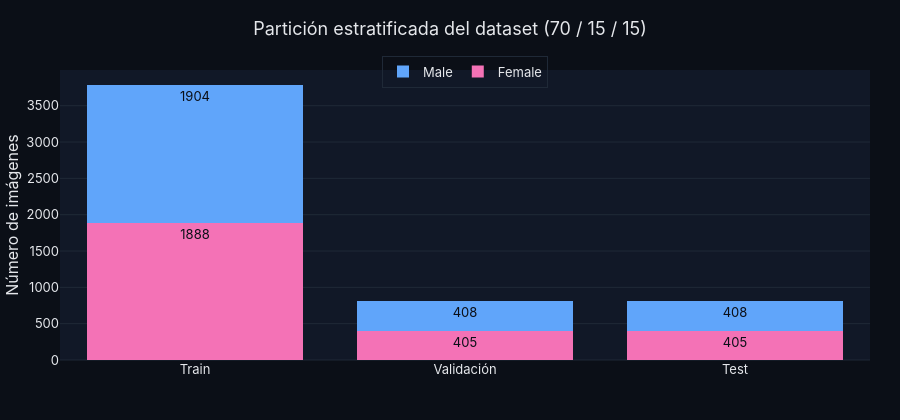

The notebook cell saved with this chart:
### Code cell
split_df = pd.DataFrame({
    "Conjunto": ["Train", "Validación", "Test"],
    "Male":   [int(y_train.sum()), int(y_val.sum()), int(y_test.sum())],
    "Female": [int((1-y_train).sum()), int((1-y_val).sum()), int((1-y_test).sum())],
})

fig = go.Figure()
fig.add_bar(name="Female", x=split_df["Conjunto"], y=split_df["Female"],
            marker_color=COLORS["female"],
            text=split_df["Female"], textposition="inside",
            textfont=dict(color=COLORS["bg"], size=13))
fig.add_bar(name="Male",   x=split_df["Conjunto"], y=split_df["Male"],
            marker_color=COLORS["male"],
            text=split_df["Male"], textposition="inside",
            textfont=dict(color=COLORS["bg"], size=13))
fig.update_layout(
    barmode="stack",
    title="Partición estratificada del dataset (70 / 15 / 15)",
    yaxis_title="Número de imágenes",
    height=420,
    legend=dict(orientation="h", y=1.05, x=0.5, xanchor="center"),
)
fig.show()

### Figure 1 — Plotly figure (JSON) as saved in the notebook; plotly's stock layout.template omitted (floating-point values rounded to 4 significant figures)
{"data": [{"marker": {"color": "#f472b6"}, "name": "Female", "text": [1888.0, 405.0, 405.0], "textfont": {"color": "#0b0f17", "size": 13}, "textposition": "inside", "type": "bar", "x": ["Train", "Validación", "Test"], "y": [1888, 405, 405]}, {"marker": {"color": "#60a5fa"}, "name": "Male", "text": [1904.0, 408.0, 408.0], "textfont": {"color": "#0b0f17", "size": 13}, "textposition": "inside", "type": "bar", "x": ["Train", "Validación", "Test"], "y": [1904, 408, 408]}], "layout": {"barmode": "stack", "height": 420, "legend": {"orientation": "h", "x": 0.5, "xanchor": "center", "y": 1.05}, "title": {"text": "Partición estratificada del dataset (70 / 15 / 15)"}, "yaxis": {"title": {"text": "Número de imágenes"}}}}
